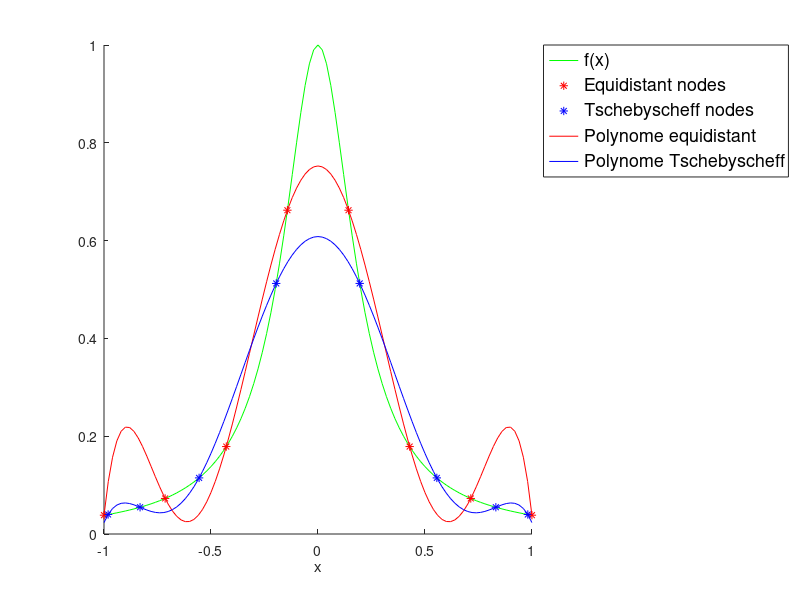
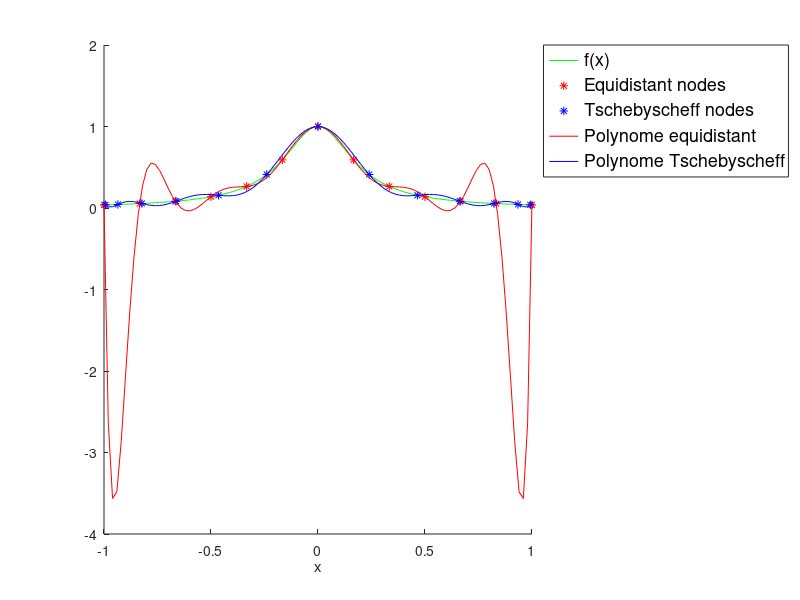
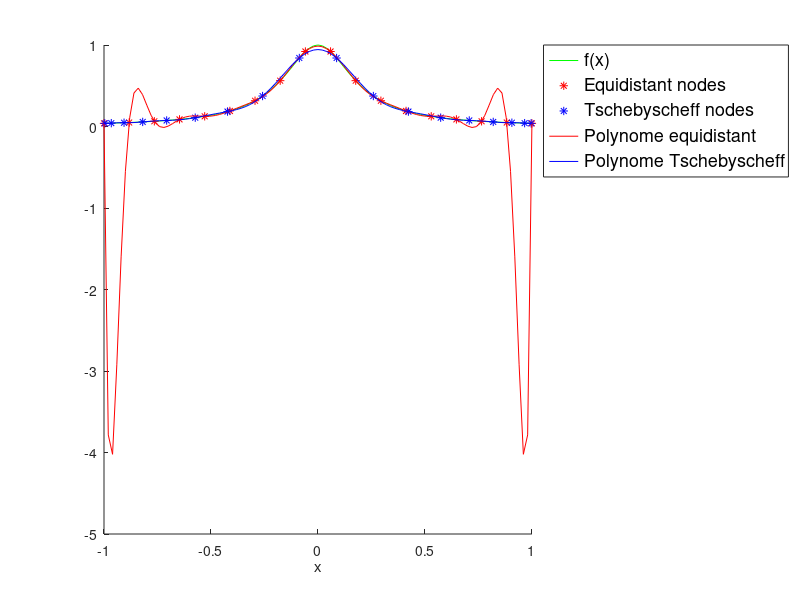

Source code (MATLAB) for these figures, in order:
% Getestet und lauffähig in Octave 4.0.1

1;
function y = f(x)
  y = 1 ./ (1+25*(x.^2));
endfunction

function [c] = myNewtonInterpol(x,f)
  n = length(x);
  y(:,1) = f; % first column equals f(x_i)
  % now let's build divided differences
  for j=2:n
    for i=j:n
      % fill a column for each fixed y
      y(i,j) = ( y(i, j-1) - y(i-1,j-1)) / (x(i) - (x(i-j+1)));
    end
  end
  c = diag(y);
endfunction


function [p] = NewtonPolynom(x, x_stuetz, c)
  if (  length(c) != length(x_stuetz)  )
    error ("input data has differing length")
  end
    
  n = length(c);
  p = 0;
  % Script page 25 - definition of N_i(x) (octave only lets us start at N(1) and not N(0) sadly
  N(1) = 1;
  % build N iteratively
  for i = 2:n
    N(i) = N(i-1)*(x-x_stuetz(i-1));
  end
  % now sum up all terms multiplied with corresponding c_i and return this value
  for i = 1:n
    p = p + N(i)*c(i);
  end
    
endfunction

function myNewtonInterpolTest()
  n = [7,12,17];

  %iterate over each n value
  for j = 1:length(n)
    for i = 0:n(j)
      %x_equidistant = (-1 : 2/n : 1)
      x_equidistant(i+1) = -1+2*i/n(j);
      x_tschebyscheff(i+1) = cos( (2*i+1)*pi / (2*n(j)+2) );
    end
    y_equidistant = f(x_equidistant);
    y_tschebyscheff = f(x_tschebyscheff);
    
    %suppress noisy "ans" outputs
    oldpager = PAGER('/dev/null');
    oldpso = page_screen_output(1);
    oldpoi = page_output_immediately(1);
    %calculate Newton coefficients:
    c_equidistant = myNewtonInterpol(x_equidistant, y_equidistant);
    c_tschebyscheff = myNewtonInterpol(x_tschebyscheff, y_tschebyscheff);
    %get back output
    PAGER(oldpager);
    page_screen_output(oldpso);
    page_output_immediately(oldpoi);   
  end
endfunction

function myNewtonInterpolTest()
  clear();
  mkdir("build");
  n = [7,12,17];
  %iterate over each n value
  for j = 1:length(n)
    for i = 0:n(j)
      %x_equidistant = (-1 : 2/n : 1)
      x_equidistant(i+1) = -1+2*i/n(j);
      x_tschebyscheff(i+1) = cos( (2*i+1)*pi / (2*n(j)+2) );
    end
    y_equidistant = f(x_equidistant);
    y_tschebyscheff = f(x_tschebyscheff);
    
    %suppress noisy "ans" outputs
    oldpager = PAGER('/dev/null');
    oldpso = page_screen_output(1);
    oldpoi = page_output_immediately(1);
    %calculate Newton coefficients:
    c_equidistant = myNewtonInterpol(x_equidistant, y_equidistant);
    c_tschebyscheff = myNewtonInterpol(x_tschebyscheff, y_tschebyscheff);
    %get back output
    PAGER(oldpager);
    page_screen_output(oldpso);
    page_output_immediately(oldpoi);
    % PLOTTING
    stepwidth = 2e-2;   % converted from the task
    x = -1:stepwidth:1;
    % I couldn't manage to pass a vector to NewtonPolynom(), I'm sorry
    for i = 1:length(x)
      y_interpol_equidistant(i) = NewtonPolynom(x(i), x_equidistant, c_equidistant);
      y_interpol_tschebyscheff(i) = NewtonPolynom(x(i), x_tschebyscheff, c_tschebyscheff);
    end
    clf();
    newplot ();
    hold on;
    plot(x, f(x), 'g-');
    plot(x_equidistant, y_equidistant, 'r*');
    plot(x_tschebyscheff, y_tschebyscheff, 'b*');
    plot(x, y_interpol_equidistant, 'r-');
    plot(x, y_interpol_tschebyscheff, 'b-');
    %make figures very (!) beautyful
    xlabel ("x");
    h = legend('f(x)', 'Equidistant nodes', 'Tschebyscheff nodes', 'Polynome equidistant', 'Polynome Tschebyscheff');
    legend(h, 'location', 'northeastoutside');
    set (h, 'fontsize', 13);
    %print figure
    filename = ["build/PA2-1-N" int2str(n(j)) ".pdf"];
    print (filename, "-dpdf","-landscape","-S800,400");
    %calculate max error
    maxerror_equidistant = max(abs(f(x) - y_interpol_equidistant));
    maxerror_tscheby = max(abs(f(x) - y_interpol_tschebyscheff));
    %print error
    printf (["n = " int2str(n(j)) "  max. error equivalent: "    mat2str(maxerror_equidistant) "\n"])
    printf (["n = " int2str(n(j)) "  max. error tschebyscheff: " mat2str(maxerror_tscheby) "\n"])    
  end
endfunction

myNewtonInterpolTest();